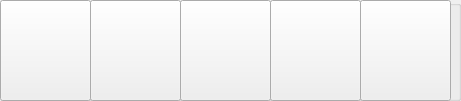
   <widget class="QGroupBox" name="groupBox">
    <property name="geometry">
     <rect>
      <x>400</x>
      <y>700</y>
      <width>461</width>
      <height>101</height>
     </rect>
    </property>
    <property name="title">
     <string/>
    </property>
    <widget class="QPushButton" name="card1">
     <property name="geometry">
      <rect>
       <x>0</x>
       <y>0</y>
       <width>91</width>
       <height>101</height>
      </rect>
     </property>
     <property name="styleSheet">
      <string notr="true">border-image:url(:/new/Resources/cards/cardDefault.PNG)</string>
     </property>
     <property name="text">
      <string/>
     </property>
    </widget>
    <widget class="QPushButton" name="card2">
     <property name="geometry">
      <rect>
       <x>90</x>
       <y>0</y>
       <width>91</width>
       <height>101</height>
      </rect>
     </property>
     <property name="styleSheet">
      <string notr="true">border-image:url(:/new/Resources/cards/cardDefault.PNG)</string>
     </property>
     <property name="text">
      <string/>
     </property>
    </widget>
    <widget class="QPushButton" name="card3">
     <property name="geometry">
      <rect>
       <x>180</x>
       <y>0</y>
       <width>91</width>
       <height>101</height>
      </rect>
     </property>
     <property name="styleSheet">
      <string notr="true">border-image:url(:/new/Resources/cards/cardDefault.PNG)</string>
     </property>
     <property name="text">
      <string/>
     </property>
    </widget>
    <widget class="QPushButton" name="card4">
     <property name="geometry">
      <rect>
       <x>270</x>
       <y>0</y>
       <width>91</width>
       <height>101</height>
      </rect>
     </property>
     <property name="styleSheet">
      <string notr="true">border-image:url(:/new/Resources/cards/cardDefault.PNG)</string>
     </property>
     <property name="text">
      <string/>
     </property>
    </widget>
    <widget class="QPushButton" name="card5">
     <property name="geometry">
      <rect>
       <x>360</x>
       <y>0</y>
       <width>91</width>
       <height>101</height>
      </rect>
     </property>
     <property name="styleSheet">
      <string notr="true">border-image:url(:/new/Resources/cards/cardDefault.PNG)</string>
     </property>
     <property name="text">
      <string/>
     </property>
    </widget>
   </widget>
